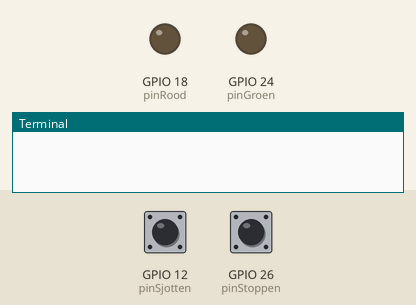
A program run on a simulated Raspberry Pi (BCM pin numbers). Shown: output pins drawn as LEDs (lit = HIGH), the last lines printed to the terminal. The test bench sets the inputs (shaded band); at power-on: GPIO 12 (pinSjotten) HIGH, GPIO 26 (pinStoppen) HIGH. Random numbers come from a fixed seed.

Above: at 1.2 s.
1.3 s: GPIO 12 (pinSjotten) pulled LOW for 0.15 s
At 2.2 s:
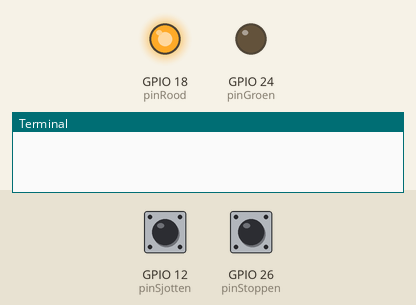
3.9 s: GPIO 12 (pinSjotten) pulled LOW for 1 s
At 6.4 s:
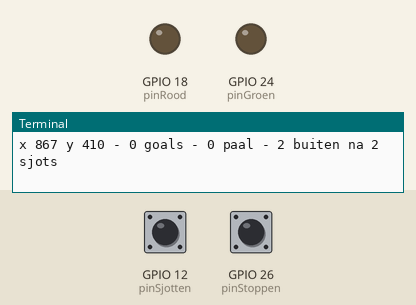
7.4 s: GPIO 12 (pinSjotten) pulsed LOW 2 times (0.12 s each, 0.3 s apart)
At 8.4 s:
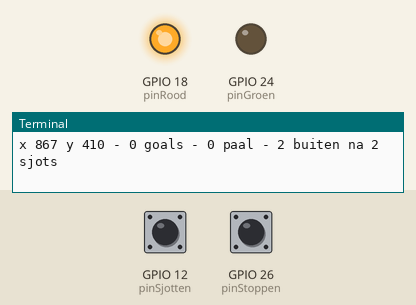
11.0 s: GPIO 12 (pinSjotten) pulled LOW for 3.2 s
At 15.9 s:
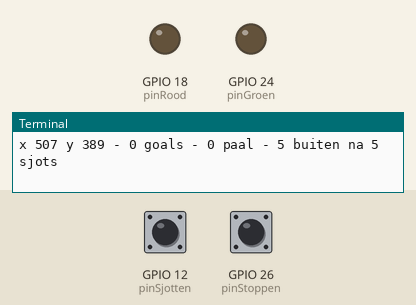
Timing chart, 0 to 17.4 s (numbered marks = the images above; inputs shaded):
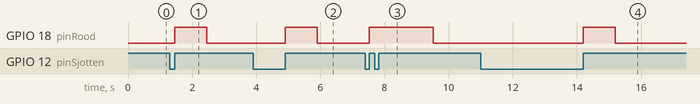

The program:

DoelDectectorLEDsBTN_PWM_interrupt.py
```python
import random
import RPi.GPIO as gpio  # module om gpio poorten aan te spreken
import time
import math

# constanten
pinRood = 18
pinGroen = 24
pinSjotten = 12
pinStoppen = 26
diktePaal = 10
x_max = 900
y_max = 500

# variabelen
aantalSjots = 0
aantalGoals = 0
aantalPaal = 0
aantalBuiten = 0
releaseSjotten = False
releaseStoppen = False

def button_released(channel):
    global releaseSjotten, releaseStoppen # nodig om de variabele te wijzigen in de functie
    global pinSjotten, pinStoppen
    if channel == pinSjotten:
        releaseSjotten = True
    if channel == pinStoppen:
        releaseStoppen = True

try:
    # LEDs initialiseren
    gpio.setmode(gpio.BCM)     # gpio nummering
    gpio.setup([pinRood, pinGroen], gpio.OUT)

    # PWM object maken en starten
    pwmGroen = gpio.PWM(pinGroen, 60)    # pin + frequentie in Hz
    pwmGroen.start(0)                    # duty cycle in % - 0=niets (low) 100=maximum (high)

    # buttons initialiseren met interne pullup weerstand
    gpio.setup(pinSjotten, gpio.IN, gpio.PUD_UP)
    gpio.setup(pinStoppen, gpio.IN, gpio.PUD_UP)

    # toevoegen van een interrupt op de buttons. Bij het detecteren van een stijgende flank (loslaten button) wordt callback funtie opgeroepen
    gpio.add_event_detect(pinSjotten, gpio.RISING, callback=button_released, bouncetime=60)
    gpio.add_event_detect(pinStoppen, gpio.RISING, callback=button_released, bouncetime=60)

    # oneindige lus
    while True:

        # LEDs uit
        gpio.output([pinGroen, pinRood], gpio.LOW)

        # is stop button gedrukt ?
        if releaseStoppen:
            break

        # is button ingedrukt en losgelaten ?
        if releaseSjotten:

            # status van button reseten
            releaseSjotten = False

            # aantalSjots verhogen
            aantalSjots += 1

            # sjot de bal
            x = random.randint(0, x_max)
            y = random.randint(0, y_max)

            # ?
            if x>300 and x<=600 and y<=220:     # goal
                aantalGoals += 1
                dt = abs(int(100 * (1 - (0.75/186.001) * math.sqrt((x-450)**2 + (y-110)**2))))
                print('duty cycle {}'.format(dt))
                pwmGroen.ChangeDutyCycle(dt)
                gpio.output(pinRood, gpio.LOW)
                time.sleep(1)
            elif x<290 or x>610 or y>230:       # buiten
                aantalBuiten += 1
                pwmGroen.ChangeDutyCycle(0)
                gpio.output(pinRood, gpio.HIGH)
                time.sleep(1)
            else:                               # paal
                aantalPaal += 1
                gpio.output([pinGroen,pinRood], gpio.HIGH)
                time.sleep(1)

            # resultaat na shots
            print('x {:3d} y {:3d} - {} goals - {} paal - {} buiten na {} sjots'.format(x, y, aantalGoals, aantalPaal, aantalBuiten, aantalSjots))

except KeyboardInterrupt:
    print('Programma gestopt met Crtl-C')

finally:
    gpio.remove_event_detect(pinSjotten)
    gpio.remove_event_detect(pinStoppen)
    pwmGroen.stop()
    gpio.cleanup()
```

Measured:
- after the input at 1.3 s, GPIO 18 (pinRood): LOW → HIGH after 0.15 s, → LOW 1.0 s later
- after the input at 3.9 s, GPIO 18 (pinRood): LOW → HIGH after 1.0 s, → LOW 1.0 s later
- after the input at 7.4 s, GPIO 18 (pinRood): LOW → HIGH after 0.12 s, → LOW 2.0 s later
- after the input at 11.0 s, GPIO 18 (pinRood): LOW → HIGH after 3.2 s, → LOW 1.0 s later
